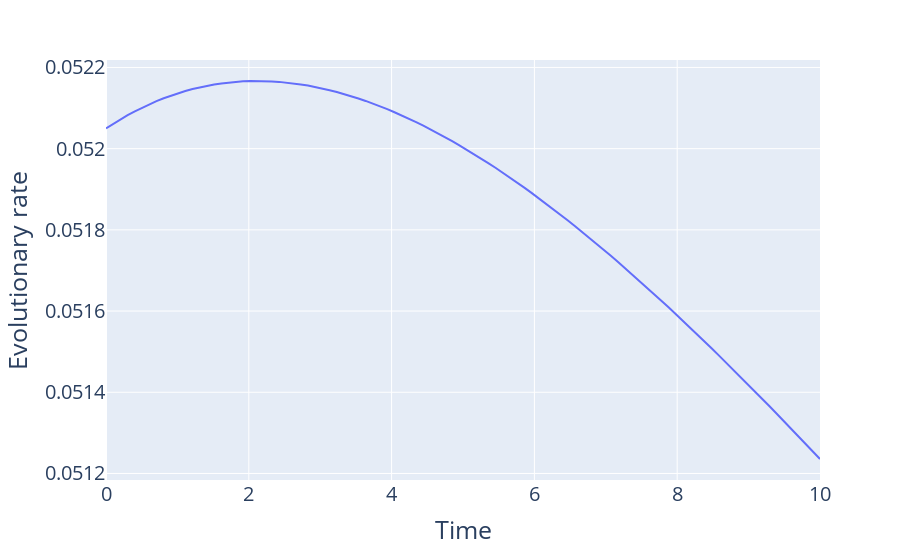

Notebook code cell kept with this figure:
### Code cell
df1 = pd.DataFrame({'Time': t_range_large, 'Evolutionary rate': mu_range1})
fig1 = px.line(df1, x='Time', y='Evolutionary rate')
# Update axis label font size
fig1.update_layout(
    xaxis=dict(
        title_font=dict(size=25),
        tickfont=dict(size=20),
    ),
    yaxis=dict(
        title_font=dict(size=25),
        tickfont=dict(size=20),
    )
)
fig1.show()
